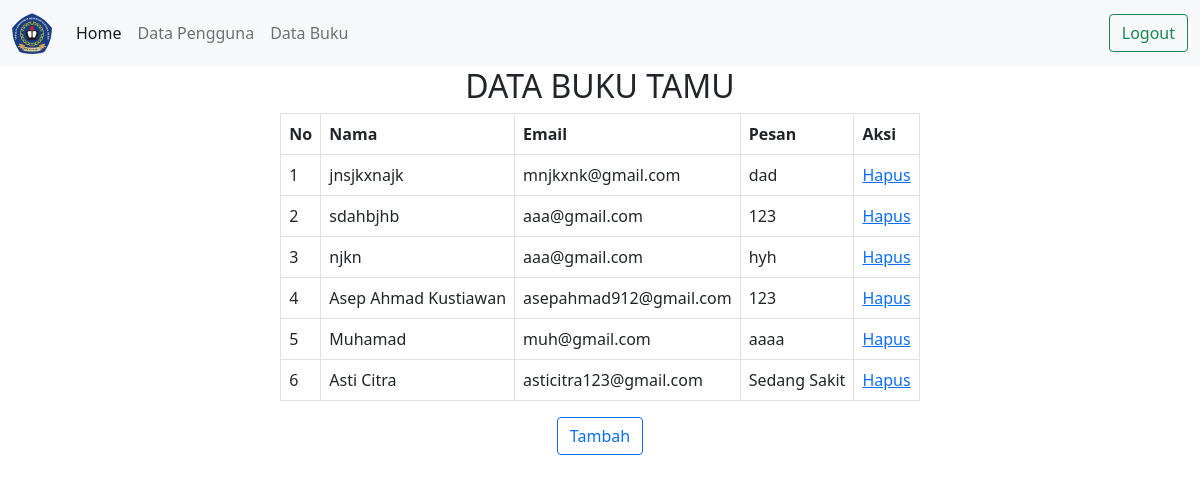
The page /lihat_buku.php on the database its author committed.
### tables this page shows
CREATE TABLE `tbtamu` (
  `No` int(12) NOT NULL,
  `nama` varchar(100) NOT NULL,
  `email` varchar(100) NOT NULL,
  `pesan` varchar(200) NOT NULL
);

### lihat_buku.php (the view, shortened to what this page needs)
<!DOCTYPE html>
<html lang="en">
<head>
<!DOCTYPE html>
<html lang="en">
<head>
  <link href="https://cdn.jsdelivr.net/npm/bootstrap@5.0.2/dist/css/bootstrap.min.css"
  rel="stylesheet"
>
  <link rel="stylesheet" href="styles.css">
</head>
<body>
<nav class="navbar navbar-expand-lg navbar-light bg-light">
  <div class="container-fluid ">
    <a class="navbar-brand" href="#"><img src="img/logo.png" alt="" width="40px"></a>
    <div class="collapse navbar-collapse" id="navbarSupportedContent">
      <ul class="navbar-nav me-auto mb-2 mb-lg-0">
        <li class="nav-item">
          <a class="nav-link active" aria-current="page" href="dasbord.php">Home</a>
        </li>
        <li class="nav-item">
          <a class="nav-link" href="#">Data Pengguna</a>
        </li>
        <li class="nav-item">
          <a class="nav-link" href="lihat_buku.php">Data Buku</a>
        </li>
      </ul>
      <form class="d-flex" action="logout.php">
        <button class="btn btn-outline-success" type="submit">Logout</button>
      </form>
    </div>
  </div>
</nav>
</head>
<body>
<div>
<h2 class="contoh">DATA BUKU TAMU</h2>
<table class="table table-bordered contoh">
      <tr>
        <th>No</th>
        <th>Nama</th>
        <th>Email</th>
        <th>Pesan</th>
        <th>Aksi</th>
      </tr>
        <?php
        include 'koneksi.php';
        $sql = "SELECT*FROM tbtamu";
        $query = mysqli_query ($koneksi, $sql);
        $No=1;
        while ($data=mysqli_fetch_array($query)){?>
        <tr>
            <td><?= $No++; ?></td>
            <td><?php echo $data['nama'];?></td>
            <td><?php echo $data['email'];?></td>
            <td><?php echo $data['pesan'];?></td>
            <td>
            <a href="hapus.php?id=<?php echo $data['No'];?>"
            onclick="return confirm('Yakin Mau Hapus .?')">
                <span class="text"></span>Hapus</Details> </span>
            </a>
            </td>
        </tr>
        <?php } ?>
            </table>
            <form method="post" action="dasbord.php" class="contoh">
                <button type="submit" class="btn btn-outline-primary">Tambah</button>
            </form>
</div>
</body>
</html>

### styles.css (style rules this page uses)
.contoh { display: grid; justify-content: center; }

### rows shown on the page
tbtamu: nama "jnsjkxnajk", email "mnjkxnk@gmail.com", pesan "dad"
tbtamu: nama "sdahbjhb", email "aaa@gmail.com", pesan "123"
tbtamu: nama "njkn", email "aaa@gmail.com", pesan "hyh"
tbtamu: nama "Asep Ahmad Kustiawan", email "asepahmad912@gmail.com", pesan "123"
tbtamu: nama "Muhamad", email "muh@gmail.com", pesan "aaaa"
tbtamu: nama "Asti Citra", email "asticitra123@gmail.com", pesan "Sedang Sakit"
